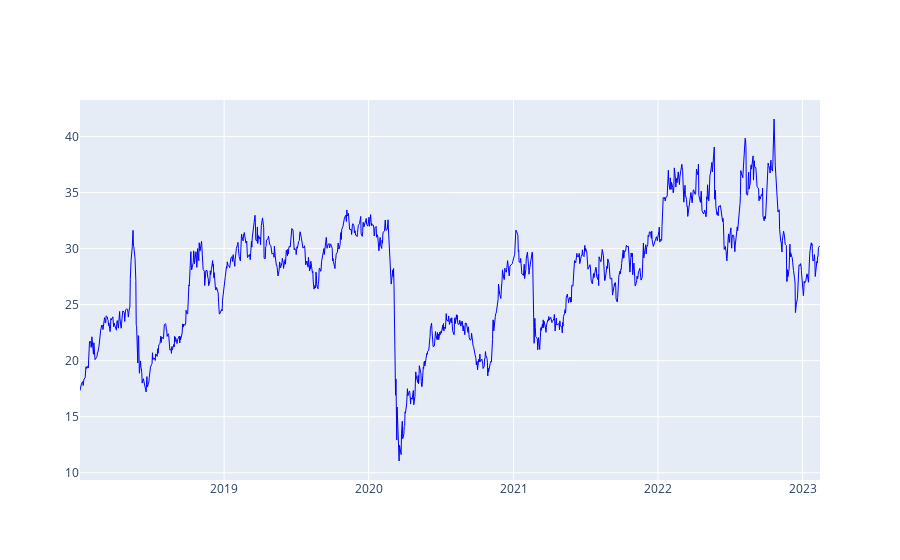

Notebook source saved alongside this figure:
### Code cell
ticker ="PETR3.SA"

df = yf.download(ticker)

df = df["2018":]

fig = go.Figure()

fig.add_trace(
    go.Scatter(
        name="Ação",
        x=df.index,
        y=df["Close"],
        line=dict(color='blue', width=1))
)

### Figure 1 — Plotly figure (JSON) as saved in the notebook; plotly's stock layout.template omitted (floating-point values rounded to 4 significant figures; data arrays with more than 128 entries replaced by an {"elided": "..."} marker saying what was removed)
{"data": [{"line": {"color": "blue", "width": 1}, "name": "Ação", "type": "scatter", "x": {"elided": "1271 str values"}, "y": {"elided": "1271 float values"}}], "layout": {}}
